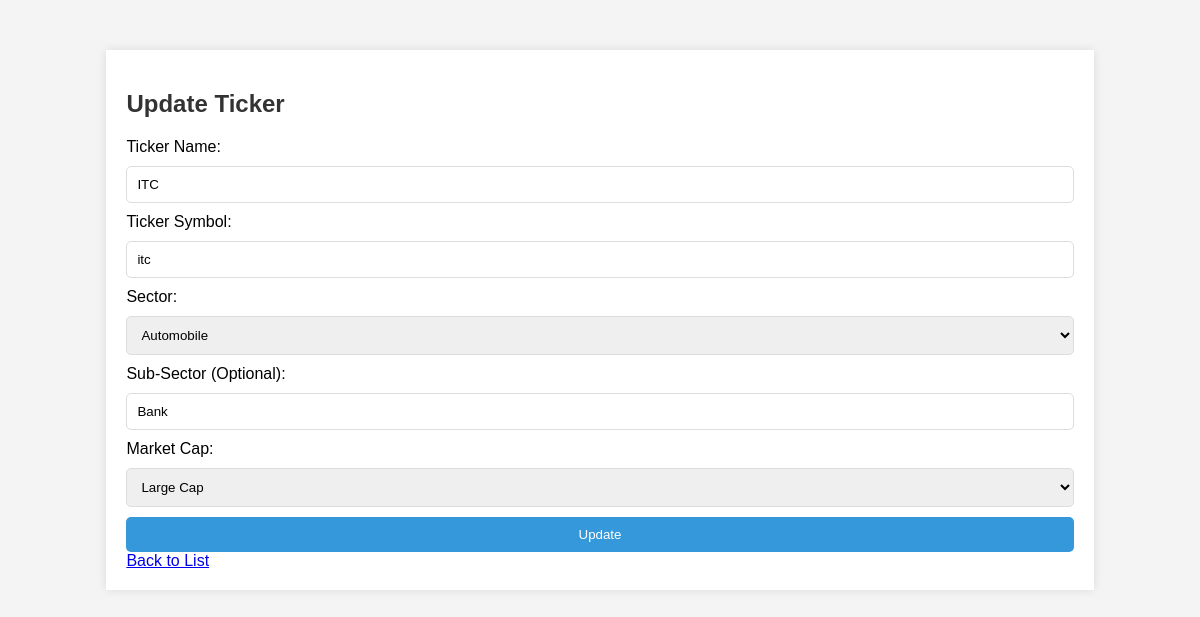
Page /ticker/1/update/ on the committed database.
### scannerpro/models.py (models this page shows, shortened)
class TickerBase(models.Model):
    LARGE_CAP = 'Large Cap'
    MID_CAP = 'Mid Cap'
    SMALL_CAP = 'Small Cap'
    MARKET_CAP_CHOICES = [
        (LARGE_CAP, 'Large Cap'),
        (MID_CAP, 'Mid Cap'),
        (SMALL_CAP, 'Small Cap'),
    ]
    AUTOMOBILE = 'Automobile'
    BANKING = 'Banking'
    CAPITAL_GOODS = 'Capital Goods'
    CEMENT = 'Cement'
    CHEMICALS = 'Chemicals'
    FINANCE = 'Finance'
    FMCG = 'FMCG'
    INDEX = 'Index'
    INFRASTRUCTURE = 'Infrastructure'
    MEDIA = 'Media'
    METALS = 'Metals'
    OIL_AND_GAS = 'Oil and Gas'
    PHARMA = 'Pharma'
    POWER = 'Power'
    REALTY = 'Realty'
    TECHNOLOGY = 'Technology'
    TELECOM = 'Telecom'
    TEXTILE = 'Textile'
    OTHERS = 'Others'
    SECTOR_CHOICES = [
        (AUTOMOBILE, 'Automobile'),
        (BANKING, 'Banking'),
        (CAPITAL_GOODS, 'Capital Goods'),
        (CEMENT, 'Cement'),
        (CHEMICALS, 'Chemicals'),
        (FINANCE, 'Finance'),
        (FMCG, 'FMCG'),
        (INDEX, 'Index'),
        (INFRASTRUCTURE, 'Infrastructure'),
        (MEDIA, 'Media'),
        (METALS, 'Metals'),
        (OIL_AND_GAS, 'Oil and Gas'),
        (PHARMA, 'Pharma'),
        (POWER, 'Power'),
        (REALTY, 'Realty'),
        (TECHNOLOGY, 'Technology'),
        (TELECOM, 'Telecom'),
        (TEXTILE, 'Textile'),
        (OTHERS, 'Others'),
    ]
    ticker_name = models.CharField(max_length=200, unique=True)
    ticker_symbol = models.CharField(max_length=20, unique=True)
    ticker_sector = models.CharField(
        max_length=50,
        choices=SECTOR_CHOICES,
        default=OTHERS,
    )
    ticker_sub_sector = models.CharField(max_length=100, blank=True, null=True)
    ticker_market_cap = models.CharField(
        max_length=20,
        choices=MARKET_CAP_CHOICES,
        default=LARGE_CAP,
    )

### scannerpro/views.py (the view, shortened to what this page needs)
# urls.py: path('ticker/<int:pk>/update/', views.update_ticker, name='update_ticker'),
def update_ticker(request, pk):
    ticker = get_object_or_404(TickerBase, pk=pk)
    return render(request, 'ticker_update.html', {'ticker': ticker})

### scannerpro/templates/ticker_update.html (shortened to what this page needs)
<!DOCTYPE html>
<html lang="en">
<head>
</head>
<body>
    <div class="container">
        <h2>Update Ticker</h2>
        <form method="post">
            <label for="ticker_name">Ticker Name:</label>
            <input type="text" id="ticker_name" name="ticker_name" value="{{ ticker.ticker_name }}" required>
            <label for="ticker_symbol">Ticker Symbol:</label>
            <input list="ticker_symbols" id="ticker_symbol" name="ticker_symbol" value="{{ ticker.ticker_symbol }}" required>
            <label for="ticker_sector">Sector:</label>
            <select id="ticker_sector" name="ticker_sector" value="{{ ticker.ticker_sector }}" required>
                <option value="Automobile">Automobile</option>
            </select>
            <label for="ticker_sub_sector">Sub-Sector (Optional):</label>
            <input type="text" name="ticker_sub_sector" id="ticker_sub_sector" value="{{ ticker.ticker_sub_sector }}">
            <label for="ticker_market_cap">Market Cap:</label>
            <select id="ticker_market_cap" name="ticker_market_cap" value="{{ ticker.ticker_market_cap }}"  required>
                <option value="Large Cap">Large Cap</option>
            </select>
            <button type="submit">Update</button>
        </form>
        <a href="{% url 'list_tickers' %}">Back to List</a>
    </div>
</body>
</html>

### scannerpro/templates/ticker_update.html (style rules this page uses)
body { font-family: Arial, sans-serif; background-color: #f4f4f4; }
.container { width: 80%; margin: 50px auto; background-color: white; padding: 20px; box-shadow: 0px 0px 10px rgba(0, 0, 0, 0.1); }
h2 { color: #333; }
button { background-color: #3498db; color: white; border: none; padding: 10px 20px; cursor: pointer; border-radius: 5px; }
form { display: flex; flex-direction: column; }
input, select { padding: 10px; margin: 10px 0; border: 1px solid #ddd; border-radius: 5px; }

### rows in the picture
TickerBase: ticker_name "ITC", ticker_symbol "itc", ticker_sector "Automobile", ticker_sub_sector "Bank", ticker_market_cap "Large Cap"
